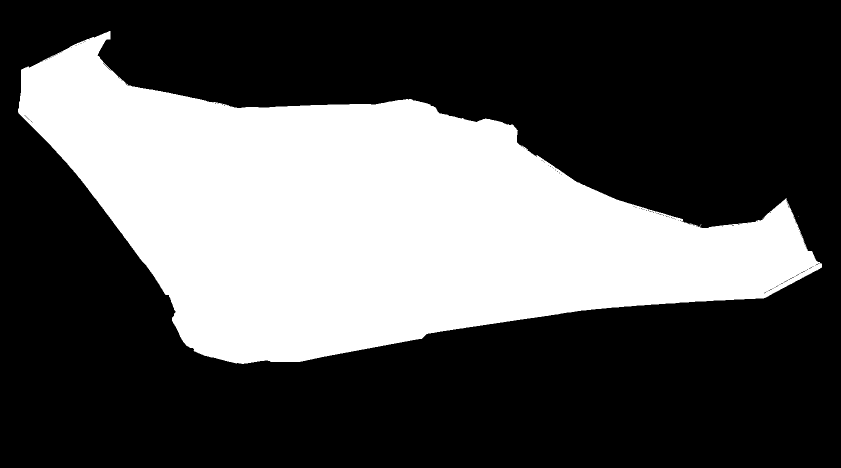
#> input picture docs/design/reference-family-v10/analysis/reference-silhouette.png, 1681 x 936 px (shown at 1/2 size)
$ python review_reference_airframe_v11.py
#> lines starting #> are read from the running program, lines starting #| are printed output that depends on the picture; after the words box and inside, x2 and y2 are one past the last pixel; in counts of white or black regions, pixels touching at a corner belong together
"""Review all rendered parts in the fixed camera, without warping either image."""
import hashlib
import json
from pathlib import Path

from fit_reference_projection import silhouette_metrics,difference,cv2,np
from PIL import Image,ImageDraw,ImageFont

ROOT=Path(__file__).resolve().parents[1]
OUT=ROOT/'docs/design/reference-airframe-v11'
REF=ROOT/'docs/design/reference-family-v10/analysis'
SOURCE=ROOT/'docs/design/blended-wing-v5/concept.png'
FONT='C:/Windows/Fonts/meiryo.ttc'


def tile(path,title,width=840,height=510):
    im=Image.open(path).convert('RGBA');im.thumbnail((width-20,height-68))
    canvas=Image.new('RGB',(width,height),(55,58,62))
    canvas.paste(im,((width-im.width)//2,54+(height-64-im.height)//2),im)
    d=ImageDraw.Draw(canvas);d.rectangle((0,0,width,46),fill=(23,27,29))
    d.text((16,10),title,font=ImageFont.truetype(FONT,18),fill=(232,238,240))
    return canvas


def main():
    reference=np.asarray(Image.open(REF/'reference-silhouette.png'))>127
#> reference: shape (936, 1681) bool; 33.8% white; 2 white regions (1 under 20 px), largest, box (x1, y1, x2, y2) and area: (36, 62, 1644, 728) 531377
    alpha=np.asarray(Image.open(OUT/'hero.png'))[:,:,3]
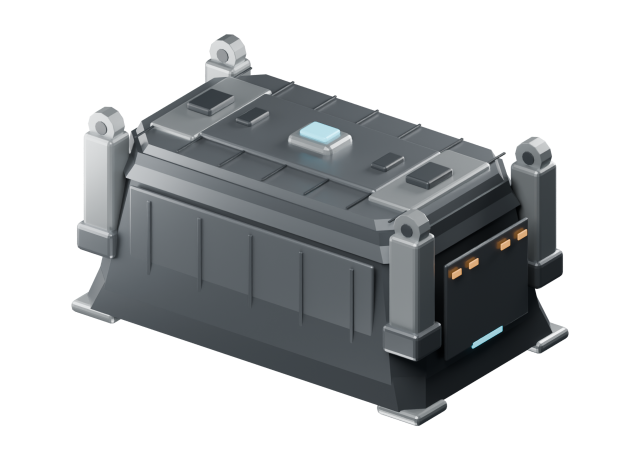
#> input picture docs/design/carrier-cargo-container-v1/hero.png, 1280 x 900 px, found by its file name (shown at 1/2 size)
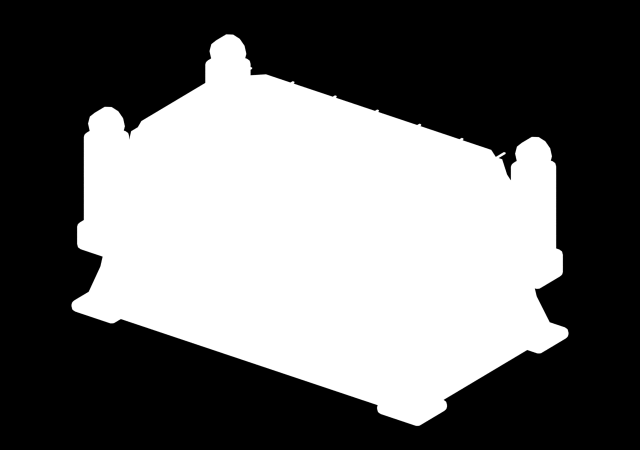
#> alpha: shape (900, 1280) (shown at 1/2 size); min 0, max 255, mean 108.2
#> (the run stopped early here; a loop or call above may not have finished)
